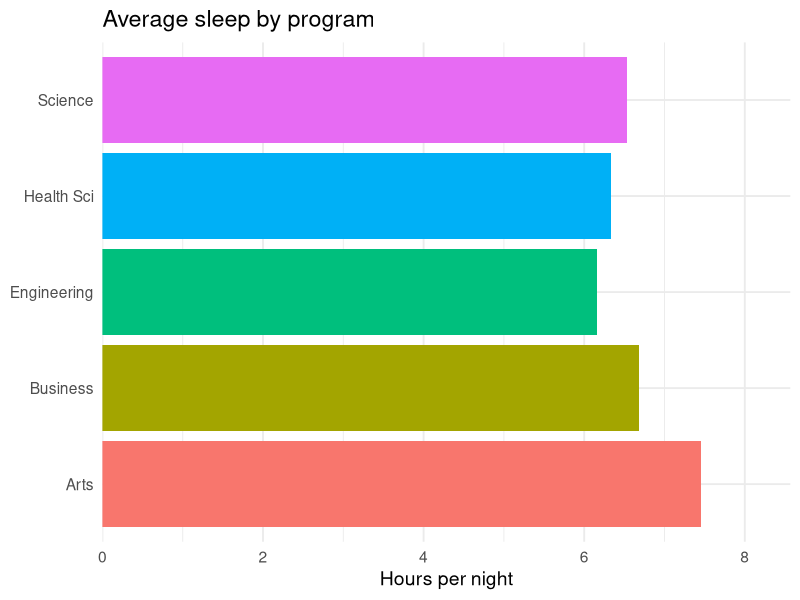
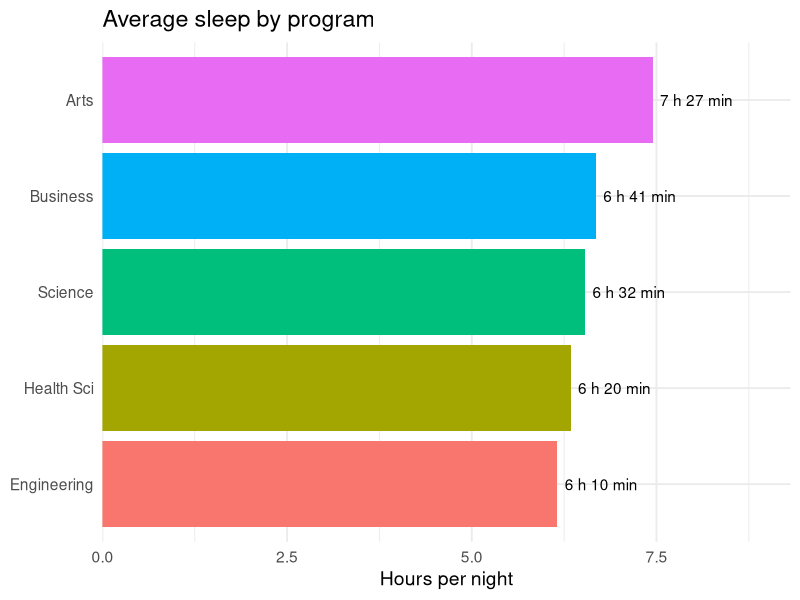
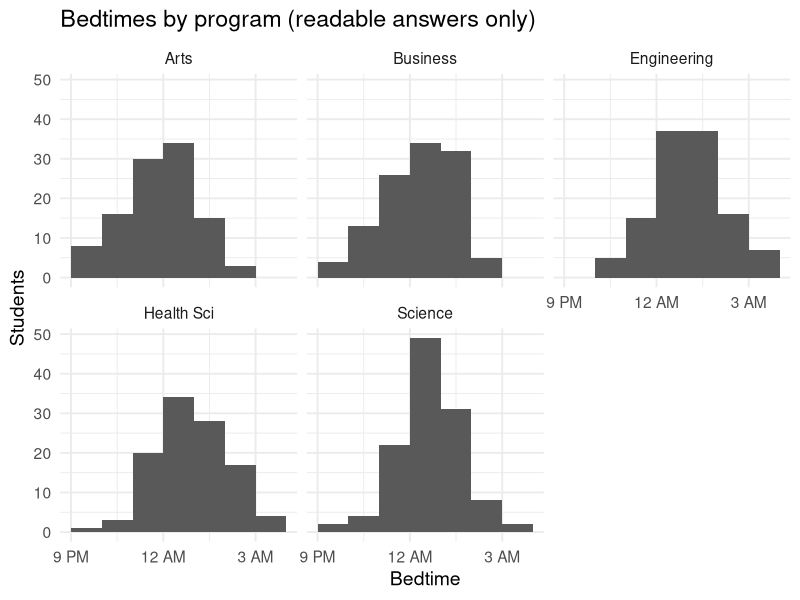

These figures' R source, in order:
## ---- chunk 1
#| context: setup
library(dplyr)
library(tibble)
library(ggplot2)
library(tidyverse)
library(readr)

survey <- read_csv("data/sleep_survey_v2.csv", show_col_types = FALSE)
## ---- chunk 2
survey |>
  filter(!is.na(sleep_hours)) |>
  group_by(program) |>
  summarize(mean_sleep = mean(sleep_hours)) |>
  ggplot(aes(x = mean_sleep, y = program, fill = program)) +
  geom_col(show.legend = FALSE) +
  scale_x_continuous(expand = expansion(mult = c(0, 0.15))) +
  labs(
    title = "Average sleep by program",
    x = "Hours per night", y = NULL
  ) +
  theme_minimal(base_size = 14)
## ---- chunk 3
survey |>
  filter(!is.na(sleep_hours)) |>
  group_by(program) |>
  summarize(mean_sleep = mean(sleep_hours)) |>
  mutate(
    hours = mean_sleep %/% 1,
    minutes = round((mean_sleep %% 1) * 60),
    program = fct_reorder(program, mean_sleep),
    label = str_c(hours, " h ", minutes, " min")
  ) |>
  ggplot(aes(x = mean_sleep, y = program, fill = program)) +
  geom_col(show.legend = FALSE) +
  geom_text(aes(label = label), hjust = -0.1) +
  scale_x_continuous(expand = expansion(mult = c(0, 0.25))) +
  labs(
    title = "Average sleep by program",
    x = "Hours per night", y = NULL
  ) +
  theme_minimal(base_size = 14)
## ---- chunk 4
survey |>
  select(program, bedtime) |>
  mutate(bedtime_clean = str_to_lower(str_trim(bedtime))) |>
  separate_wider_delim(
    bedtime_clean, delim = " ", names = c("time", "ampm"),
    too_few = "align_start", too_many = "merge"
  ) |>
  filter(ampm %in% c("am", "pm")) |>
  mutate(
    hour = (parse_number(time) %/% 1) %% 12,
    hour = if_else(ampm == "pm", hour + 12, hour),
    hour = if_else(hour < 12, hour + 24, hour)   # after midnight counts as later
  ) |>
  ggplot(aes(x = hour)) +
  geom_histogram(binwidth = 1, boundary = 0, closed = "left") +
  facet_wrap(~ program) +
  scale_x_continuous(
    breaks = c(21, 24, 27),
    labels = c("9 PM", "12 AM", "3 AM")
  ) +
  labs(
    title = "Bedtimes by program (readable answers only)",
    x = "Bedtime", y = "Students"
  ) +
  theme_minimal(base_size = 14)
